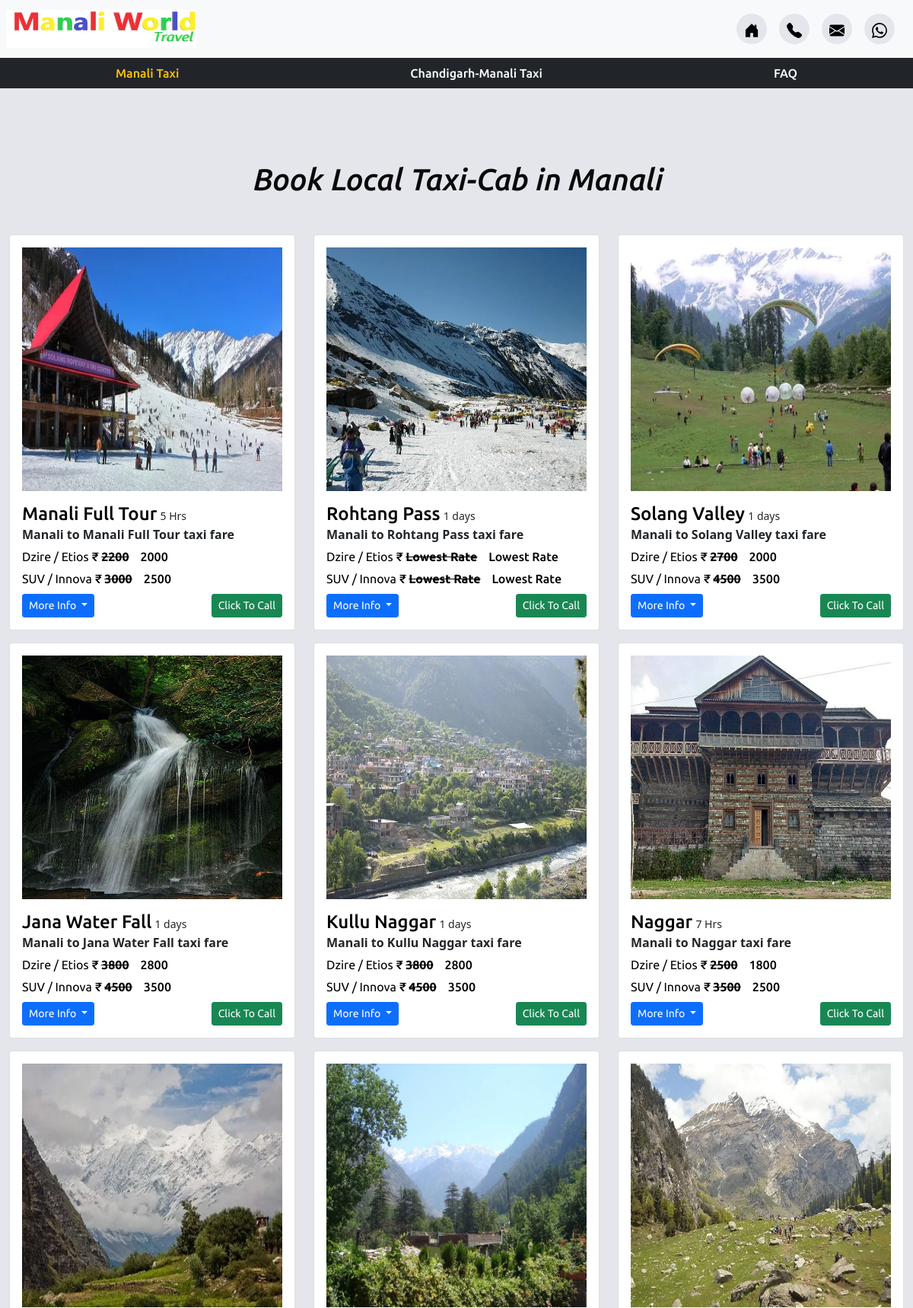
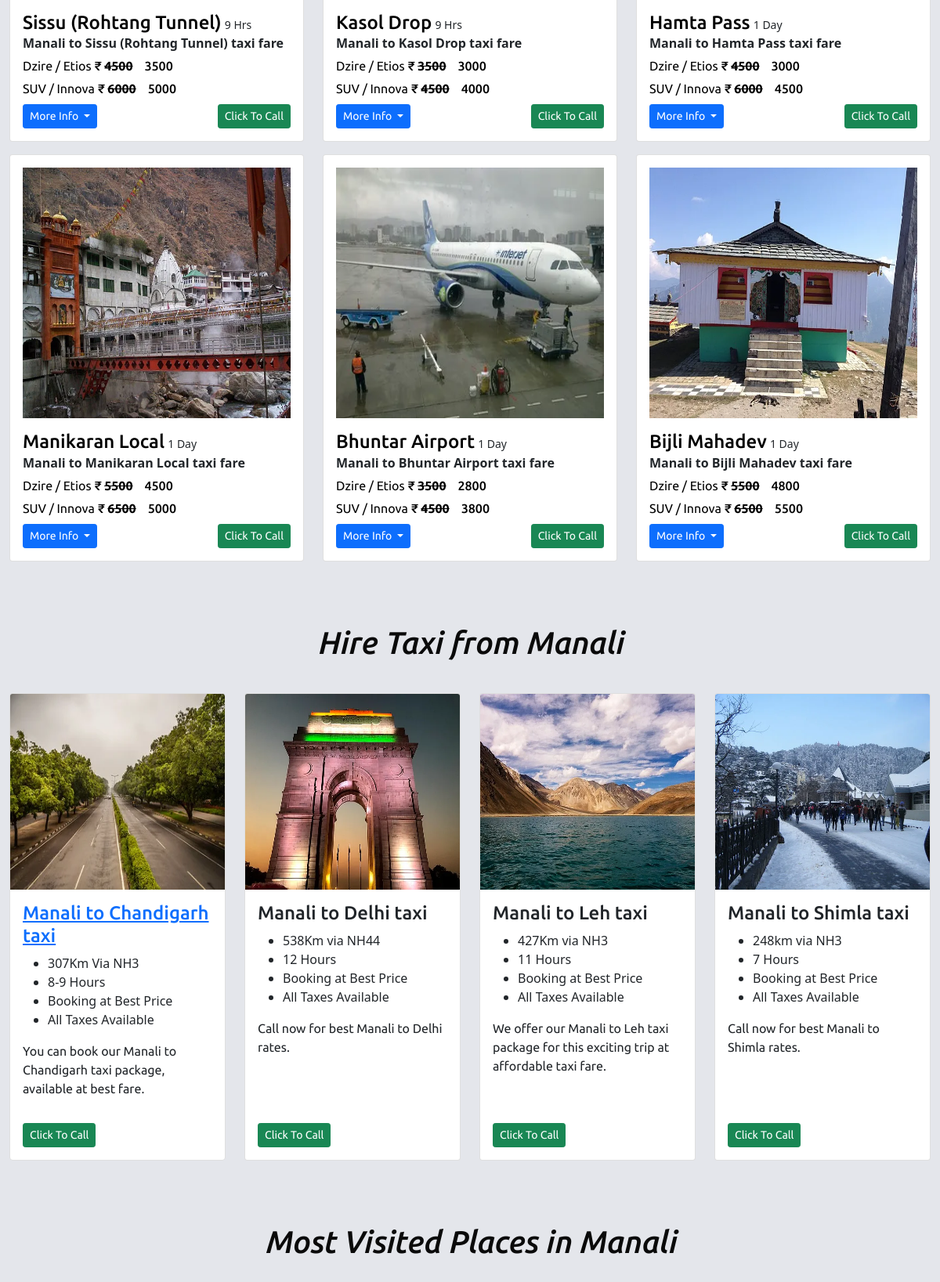
/manali-taxi-services.php (upper part), run on the app's committed database (2 pictures, top to bottom).
### tables this page shows
CREATE TABLE `single_packages` (
  `id` int(11) NOT NULL,
  `title` varchar(255) NOT NULL,
  `trip_img` varchar(255) NOT NULL,
  `period` varchar(255) DEFAULT NULL,
  `sedan_rate` varchar(255) DEFAULT NULL,
  `suv_rate` varchar(255) DEFAULT NULL,
  `tempo_rate` varchar(255) DEFAULT NULL,
  `discounted_sedan_rate` varchar(255) DEFAULT NULL,
  `discounted_suv_rate` varchar(255) DEFAULT NULL,
  `discounted_tempo_rate` varchar(255) DEFAULT NULL,
  `more_info` text NOT NULL,
  `update_date` datetime NOT NULL DEFAULT current_timestamp()
);

### manali-taxi-services.php (the view, shortened to what this page needs)
<!doctype html>
<html lang="en">
  <head>
    <link href="https://cdn.jsdelivr.net/npm/bootstrap@5.0.1/dist/css/bootstrap.min.css" rel="stylesheet">
    <link rel="stylesheet" href="https://cdn.jsdelivr.net/npm/bootstrap-icons@1.5.0/font/bootstrap-icons.css">
    <link rel="stylesheet" href="css/manali-taxi-services.css">
    <link rel="stylesheet" href="css/header.css">
    <link rel="stylesheet" href="css/footer.css">
    <link rel="stylesheet" href="css/our-team.css">
    <link rel="stylesheet" href="css/authority.css">
    <link rel="stylesheet" href="css/most-visited-places.css">
    <link rel="stylesheet" href="css/manali-taxi-services-media-query.css">
  </head>
  <body>
    <?php
        include("partials/header.php");
    ?>
    <section id="section_main" class="mt-3">
        <div class="container-fluid">
            <div id="single_packages" class="row">
                <h1 class="heading">Book Local Taxi-Cab in Manali</h1>
                <?php
                    include("partials/db.php");
                    $sql = "SELECT * FROM single_packages ORDER BY id";
                    $result = $conn->query($sql);
                    if($result){
                        $row = $result->num_rows;
                        if($row == 0 ){
                            echo 'no result found';
                        }else{
                        while($data = $result->fetch_assoc()){
                            $title = $data['title'];
                            $trip_img = $data['trip_img'];
                            $period = $data['period'];
                            $sedan_rate = $data['sedan_rate'];
                            $discounted_sedan_rate = $data['discounted_sedan_rate'];
                            $suv_rate = $data['suv_rate'];
                            $discounted_suv_rate = $data['discounted_suv_rate'];
                            $tempo_rate = $data['tempo_rate'];
                           echo '<div class="col-md-6 col-lg-4 mt-3">
                                        <div class="card">
                                            <div class="card-body">
                                                <img class="card-image" src="images/manali-taxi-services/'.$trip_img.'" alt="'.$title.'" title="'.$title.' Manali">
                                                <h2 class="card-title d-inline">'. $title .'</h2>
                                                <small class="period_text">'.$period.'</small><br>
                                                <b>Manali to '.$title.' taxi fare</b>
                                                <div class="car_info">';
                                                    if($discounted_sedan_rate == NULL || $discounted_sedan_rate == 0){
                                                        $discounted_sedan_rate = $sedan_rate;
                                                    }
                                                    if($sedan_rate != 0 && $sedan_rate != null){
                                                        echo '<p class="card-text">Dzire / Etios <span class="price">₹ <strike style="font-weight:bold; ">'.$sedan_rate.'</strike> &nbsp;&nbsp;&nbsp;'.$discounted_sedan_rate.'</span> </p>';
                                                    }elseif($tempo_rate != 0 && $tempo_rate != null){
                                                        echo '<p class="card-text">12 Seater Tempo <span class="price">₹ '.$tempo_rate.'</span> </p>';
                                                    }else{
                                                        echo '<p class="card-text">Dezire / Etios <span class="price">₹ rate not set</span> </p>';
                                                    }
                                                    echo '
                                                </div>
                                                <div class="car_info">';
                                                    if($discounted_suv_rate == NULL || $discounted_suv_rate == 0){
                                                        $discounted_suv_rate = $suv_rate;
                                                    }
                                                    if($suv_rate != 0 && $suv_rate != null){
                                                        echo '<p class="card-text">SUV / Innova <span class="price">₹ <strike style="font-weight:bold; ">'.$suv_rate.'</strike> &nbsp;&nbsp;&nbsp;'.$discounted_suv_rate.'</span> </p>';
                                                    }else{
                                                        echo '<p class="card-text">SUV / Innova <span class="price">₹ rate not set</span> </p>';
                                                    }
                                                    echo '
                                                </div>
                                                <div class="d-flex justify-content-between mt-2">
                                                    <div class="dropdown ">
                                                        <a class="btn btn-primary btn-sm dropdown-toggle" href="#" role="button" id="dropdownMenuLink" data-bs-toggle="dropdown" aria-expanded="false">
                                                        More Info
                                                        </a>
                                                        <ul class="dropdown-menu px-4" aria-labelledby="dropdownMenuLink">';
                                                    echo '</ul>
                                                    </div>
                                                    <div class="">
                                                        <a href="tel:'.$phone_number.'" class="btn btn-success btn-sm">Click To Call</a>
                                                    </div>
                                                </div>
                                            </div>
                                        </div>
                                    </div>';
                        }
                    }
                    }else{
                            echo 'sorry';
                        }
                ?>
            </div>
        </div>
    </section>
    <?php
            include("partials/other-manali-taxi-services.php");
        ?>
    <?php
            include("partials/most-visited-places.php");
        ?>
  </body>
</html>

### partials/header.php (shortened to what this page needs)
<?php
    $phone_number = "+91 7018357882";
    $whats_app_phone_number = "+917018357882";
?>
<nav class="container-fluid p-0">
    <nav class="navbar navbar-light bg-light">
        <div class="container-fluid px-sm-2">
            <a class="navbar-brand" href="/">
                <img src="images/logo.png" alt="Logo" title="go to home">
            </a>
            <div class="before_collapse d-sm-flex d-none">
                <ul id="nav_icons" class="navbar-nav">
                    <li class="nav-item">
                        <a class="nav-link active" aria-current="page" href="https://www.manaliworldtravel.com">
                            <img src="images/icons/home.svg" alt="">
                        </a>
                    </li>
                    <li class="nav-item">
                        <a class="nav-link" href="tel:<?php echo $phone_number;?>">
                            <img src="images/icons/call.svg" alt="img">
                        </a>
                    </li>
                    <li class="nav-item">
                        <a class="nav-link" href="mailto:manaliworldtravel2223@gmail.com?subject=Hlo dear agent, I am interested to book from your website, can u please call me to share in detail about best packages.">
                            <img src="images/icons/email.svg" alt="img">
                        </a>
                    </li>
                    <li class="nav-item">
                        <a class="nav-link" target="_blank" href="https://api.whatsapp.com/send?phone=<?php echo $whats_app_phone_number;?>&text=Hlo dear agent, I am interested to book from your website, can u please call me to share in detail about best packages.">
                            <img src="images/icons/whatsapp.svg" alt="img">
                        </a>
                    </li>
                </ul>
            </div>
        </div>
    </nav>
    <div id="navigation" class="bg-dark d-none d-sm-block">
        <ul class="navbar-nav flex-row justify-content-around">
            <li class="nav-item"><a class="nav-link <?php if(PAGE == "MANALI-TAXI-SERVICES"){echo 'text-warning';}else{echo 'text-white';}?>" href="https://www.manaliworldtravel.com/manali-taxi-services.php">Manali Taxi</a></li>
            <li class="nav-item"><a class="nav-link <?php if(PAGE == "CHANDIGARH-MANALI-TAXI"){echo 'text-warning';}else{echo 'text-white';}?>" href="https://www.manaliworldtravel.com/chandigarh-manali-taxi.php">Chandigarh-Manali Taxi</a></li>
            <li class="nav-item"><a class="nav-link <?php if(PAGE == "faq"){echo 'text-warning';}else{echo 'text-white';}?>" href="/faq.php">FAQ</a></li>
        </ul>
    </div>
</nav>

### partials/other-manali-taxi-services.php
<section id="section_other_taxi_services">
    <div class="container-fluid">
        <div class="heading_div">
            <h1 class="heading">Hire Taxi from Manali</h1>
        </div>
        <div class="row">
            <div class="col-md-3 col-sm-6 mt-2">
                <div class="card rounded-3">
                    <img src="images/chandigarh.webp" class="card-img-top" alt="Manali to Chandigarh taxi">
                    <div class="card-body">
                        <h2 class="card-title"><a href="./chandigarh-manali-taxi.php">Manali to Chandigarh taxi</a></h2>
                        <ul>
                            <li>307Km Via NH3</li>
                            <li>8-9 Hours</li>
                            <li>Booking at Best Price</li>
                            <li>All Taxes Available</li>
                        </ul>
                        <p class="card-text">You can book our Manali to Chandigarh taxi package, available at best fare.</p>
                    </div>
                    <div class="p-3">
                       <?php echo '<a href="tel:'.$phone_number.'" class="btn btn-success btn-sm">Click To Call</a>'; ?>
                    </div>
                </div>
            </div>
            <div class="col-md-3 col-sm-6 mt-2">
                <div class="card">
                    <img src="images/delhi.webp" class="card-img-top" alt="Manali to Delhi taxi">
                    <div class="card-body">
                        <h2 class="card-title">Manali to Delhi taxi</h2>
                        <ul>
                            <li>538Km via NH44</li>
                            <li>12 Hours</li>
                            <li>Booking at Best Price</li>
                            <li>All Taxes Available</li>
                        </ul>
                        <p class="card-text">Call now for best Manali to Delhi rates.</p>
                    </div>
                    <div class="p-3">
                       <?php echo '<a href="tel:'.$phone_number.'" class="btn btn-success btn-sm">Click To Call</a>'; ?>
                    </div>
                </div>
            </div>
            <div class="col-md-3 col-sm-6 mt-2">
                <div class="card">
                    <img src="images/leh.webp" class="card-img-top" alt="Manali to Leh taxi">
                    <div class="card-body">
                        <h2 class="card-title">Manali to Leh taxi</h2>
                        <ul>
                            <li>427Km via NH3</li>
                            <li>11 Hours</li>
                            <li>Booking at Best Price</li>
                            <li>All Taxes Available</li>
                        </ul>
                        <p class="card-text">We offer our Manali to Leh taxi package for this exciting trip at affordable taxi fare.</p>
                    </div>
                    <div class="p-3">
                       <?php echo '<a href="tel:'.$phone_number.'" class="btn btn-success btn-sm">Click To Call</a>'; ?>
                    </div>
                </div>
            </div>
            <div class="col-md-3 col-sm-6 mt-2">
                <div class="card">
                    <img src="images/shimla.webp" class="card-img-top" alt="Manali to Shimla taxi">
                    <div class="card-body">
                        <h2 class="card-title">Manali to Shimla taxi</h2>
                        <ul>
                            <li>248km via NH3</li>
                            <li>7 Hours</li>
                            <li>Booking at Best Price</li>
                            <li>All Taxes Available</li>
                        </ul>
                        <p class="card-text">Call now for best Manali to Shimla rates.</p>
                    </div>
                    <div class="p-3">
                       <?php echo '<a href="tel:'.$phone_number.'" class="btn btn-success btn-sm">Click To Call</a>'; ?>
                    </div>
                </div>
            </div>
        </div>
    </div>
</section>

### partials/most-visited-places.php (shortened to what this page needs)
<section id="section_visit">
    <div class="container-fluid">
        <div class="heading_div">
            <h1 class="heading">Most Visited Places in Manali</h1>
        </div>
    </div>
</section>

### css/manali-taxi-services.css (style rules this page uses)
:root { --body-bg-color: #E4E6EB; --font-family: 'Ubuntu', sans-serif; }
body { background-color: var(--body-bg-color); overflow-x: hidden; }
.heading { text-align: center; font-size: 2.5rem; margin-top: 5rem; margin-bottom: 2rem; color: #0A0A0A; font-family: var(--font-family); font-weight: 500; font-style: italic; }
.btn { font-family: var(--font-family); font-weight: 400; }
.price { font-size: 20px; }
#section_main .card-body .card-title { font-family: var(--font-family); font-weight: 500; font-size: 1.5rem; color: #000; margin-bottom: 0px; }
#section_main .card-body .card-image { width: 100%; height: 20rem; margin-bottom: 1rem; }
#section_main .car_info { display: flex; justify-content: space-between; margin-top: 5px; }
#section_main .car_info p { font-family: var(--font-family); font-weight: 400; font-size: 1rem; color: #000; }
#section_main .car_info .price { font-family: var(--font-family); font-weight: 500; font-size: 1rem; color: #000; }

### css/header.css (style rules this page uses)
:root { --bg-secondary-color: #e4e6eb; --font-family: 'Ubuntu', sans-serif; }
.navbar-brand img { height: 50px; width: 250px; }
nav .before_collapse ul li { margin-right: 1rem; }
nav .before_collapse ul li a { height: 40px; width: 40px; text-align: center; background-color: var(--bg-secondary-color); border-radius: 50%; }
nav .before_collapse ul li a img { height: 20px; width: 20px; }
nav .before_collapse #nav_icons { display: flex; flex-direction: row; }
#navigation .navbar-nav li a { font-family: var(--font-family); font-weight: 500; }

### css/footer.css (style rules this page uses)
:root { --bg-secondary-color: #e4e6eb; --font-family: 'Ubuntu', sans-serif; }

### css/most-visited-places.css (style rules this page uses)
#section_visit .row, #section_other_taxi_services .row { height : auto; }
#section_visit .row .card, #section_other_taxi_services .row .card { height : 100%; }
#section_visit .card-title, #section_things_to_do .card-title, #section_other_taxi_services .card-title { font-family: var(--font-family); font-weight: 500; font-size: 1.5rem; }
#section_visit .card-text, #section_things_to_do .card-text, #section_other_taxi_services .card-text { font-family: var(--font-family); font-weight: 400; font-size: 1rem; }
#section_visit img, #section_things_to_do img, #section_other_taxi_services img { height: 250px; width: 100%; }

### data on the page
single_packages: trip_img (picture), title "Manali Full Tour", period "5 Hrs", sedan_rate "2200", discounted_sedan_rate "2000", suv_rate "3000", discounted_suv_rate "2500"
single_packages: trip_img (picture), title "Rohtang Pass", period "1 days", sedan_rate "Lowest Rate", suv_rate "Lowest Rate"
single_packages: shows a picture, title "Solang Valley", period "1 days", sedan_rate "2700", discounted_sedan_rate "2000", suv_rate "4500", discounted_suv_rate "3500"
single_packages: trip_img (picture), title "Jana Water Fall", period "1 days", sedan_rate "3800", discounted_sedan_rate "2800", suv_rate "4500", discounted_suv_rate "3500"
single_packages: trip_img (picture), title "Kullu Naggar", period "1 days", sedan_rate "3800", discounted_sedan_rate "2800", suv_rate "4500", discounted_suv_rate "3500"
single_packages: trip_img (picture), title "Naggar", period "7 Hrs", sedan_rate "2500", discounted_sedan_rate "1800", suv_rate "3500", discounted_suv_rate "2500"
single_packages: trip_img (picture), title "Sissu (Rohtang Tunnel)", period "9 Hrs", sedan_rate "4500", discounted_sedan_rate "3500", suv_rate "6000", discounted_suv_rate "5000"
single_packages: trip_img (picture), title "Kasol Drop", period "9 Hrs", sedan_rate "3500", discounted_sedan_rate "3000", suv_rate "4500", discounted_suv_rate "4000"
single_packages: trip_img (picture), title "Hamta Pass", period "1 Day", sedan_rate "4500", discounted_sedan_rate "3000", suv_rate "6000", discounted_suv_rate "4500"
single_packages: trip_img (picture), title "Manikaran Local", period "1 Day", sedan_rate "5500", discounted_sedan_rate "4500", suv_rate "6500", discounted_suv_rate "5000"
single_packages: trip_img (picture), title "Bhuntar Airport", period "1 Day", sedan_rate "3500", discounted_sedan_rate "2800", suv_rate "4500", discounted_suv_rate "3800"
single_packages: trip_img (picture), title "Bijli Mahadev", period "1 Day", sedan_rate "5500", discounted_sedan_rate "4800", suv_rate "6500", discounted_suv_rate "5500"
